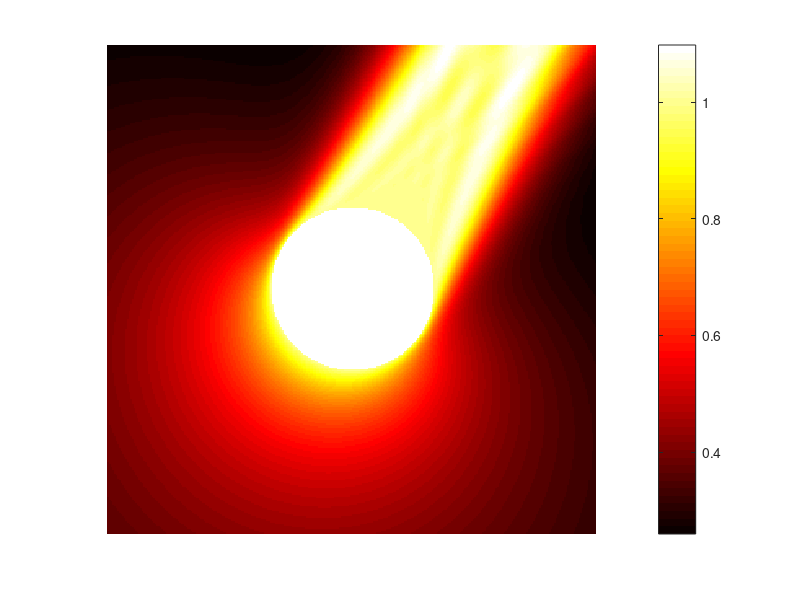
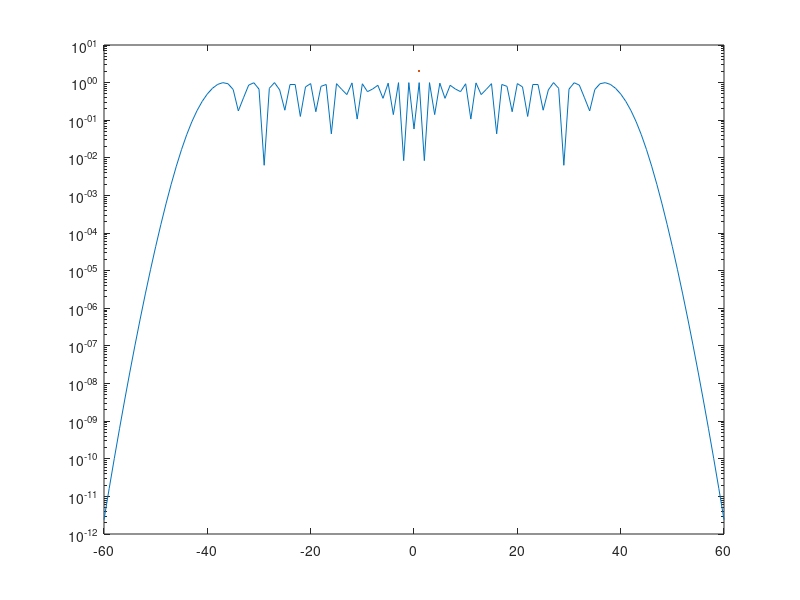

Here is the MATLAB script that generated these plots, in order: (Note: this script raises an error after producing the figures.)
% far field di un'onda piana contro una circonferenza 
clear; clc; close all; 

R = 1; 
z0 = 0 + 0*1i; 
k = 40; 
L_max = ceil(k*R)+20;
theta_inc = pi/3; 
d = exp(1i*theta_inc);

obs = @(t) z0 + R*exp(1i*t); 
obs_der = @(t) 1i*R*exp(1i*t); 
obs_der_abs = @(t) abs(1i*R*exp(1i*t)); 


x_lim = [real(z0)-R-2, real(z0)+R+2]; 
y_lim = [imag(z0)-R-2, imag(z0)+R+2];
n_points_plot = 300; 
x_plot = linspace(x_lim(1), x_lim(2), n_points_plot+1);
y_plot = linspace(y_lim(1), y_lim(2), n_points_plot+1);
[X, Y] = meshgrid(x_plot, y_plot);
Z = X + 1i*Y; 
mask = (X.^2 + Y.^2 < R); % disco di raggio R 

u_scat = zeros(size(Z));

u_coeff = zeros(2*L_max+1, 1);
theta = linspace(0, 2*pi, 360)';
farField = zeros(size(theta));

for l = -L_max:L_max
    % calcolo il campo scatterato solo per i plot, non serve per il far
    % field
    u_scat = u_scat - (1i)^l * besselj(l, k*R) ./ besselh(l, 1, k*R) .* besselh(l, 1, k*abs(Z)) .* (Z./(d*abs(Z))).^l;
    
    u_coeff(l+L_max+1) = -(1i)^l * besselj(l, k*R) ./ besselh(l, 1, k*R) * (1/d)^l; 
    farField = farField + sqrt( 2/(pi*k) ) * exp(-pi*1i/4) * u_coeff(l+L_max+1) * exp(-l*pi*1i/2) * exp(1i*l*(theta));
    % se sostituisco nella riga sopra theta + pi al posto di theta e
    % considero l'angolo di incidenza dell'onda come theta + pi ho lo
    % stesso plot in polarplot che se non mettessi pi in entrambi i posti
end

u_scat(mask) = complex(NaN, NaN);
%%%%%%%%%%%%%%%%%%%%%%%%%%%%%%%%%%  PLOT  %%%%%%%%%%%%%%%%%%%%%%%%%%%%%%%%%

figure; 
pcolor(X, Y, abs(u_scat)); shading flat; colorbar; axis square; axis off; colormap("hot")

figure;
name_plot = sprintf("Modulo coefficenti campo scatterato, kR=%.1f", k*R);
semilogy(-L_max:L_max, abs(u_coeff), LineWidth=2)
title(name_plot, Interpreter="latex")
grid on

% si vede che abs(coeff_\ell) \ll 1 se |\ell| \ge kR + 20

figure; 
minFarField = min(log10(abs(farField)));

polarplot(theta, -min(log10(abs(farField))) + log10(abs(farField)), lineWidth = 2)
